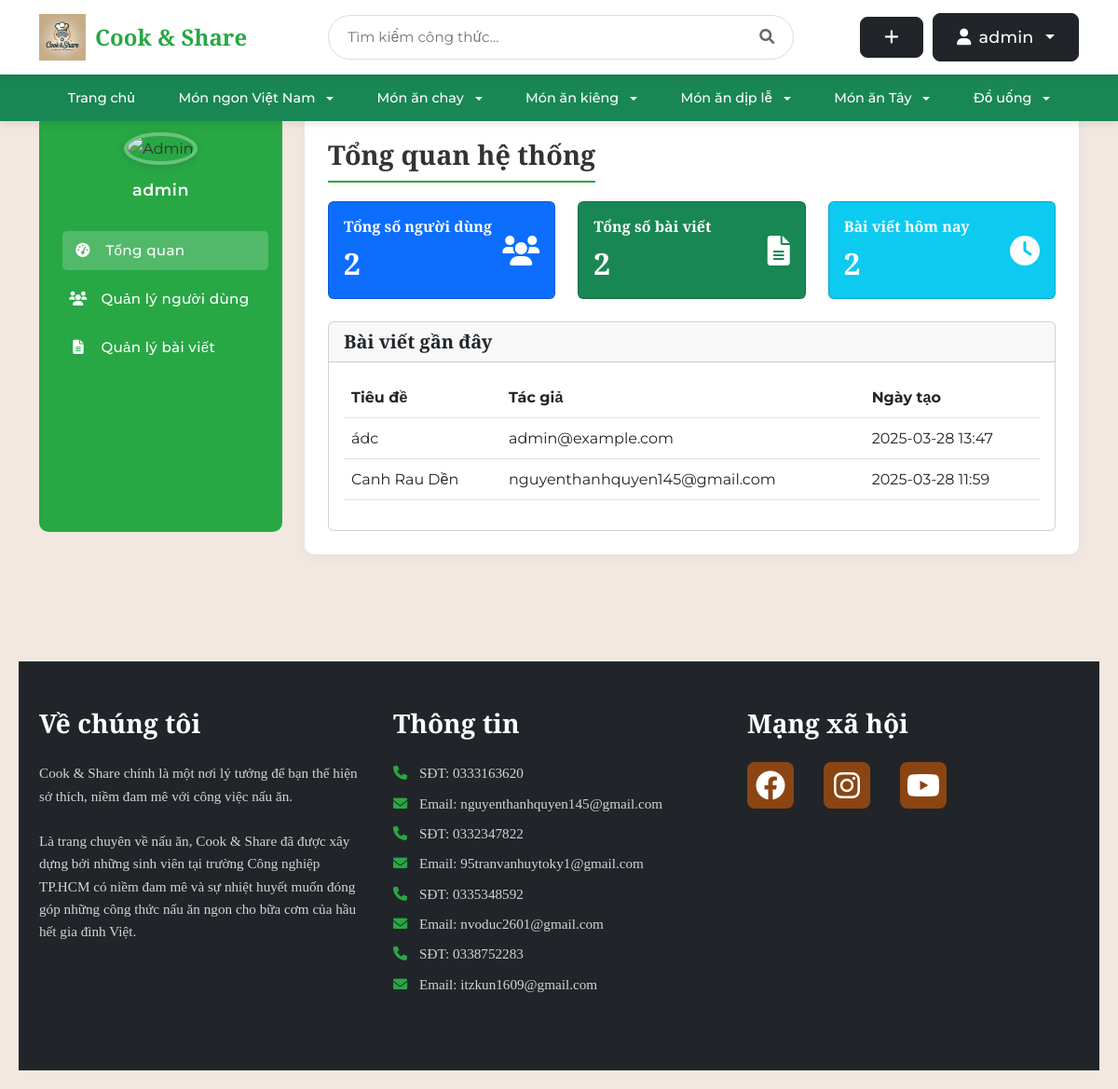
Page /admin/ (signed in) on the earlier database version.
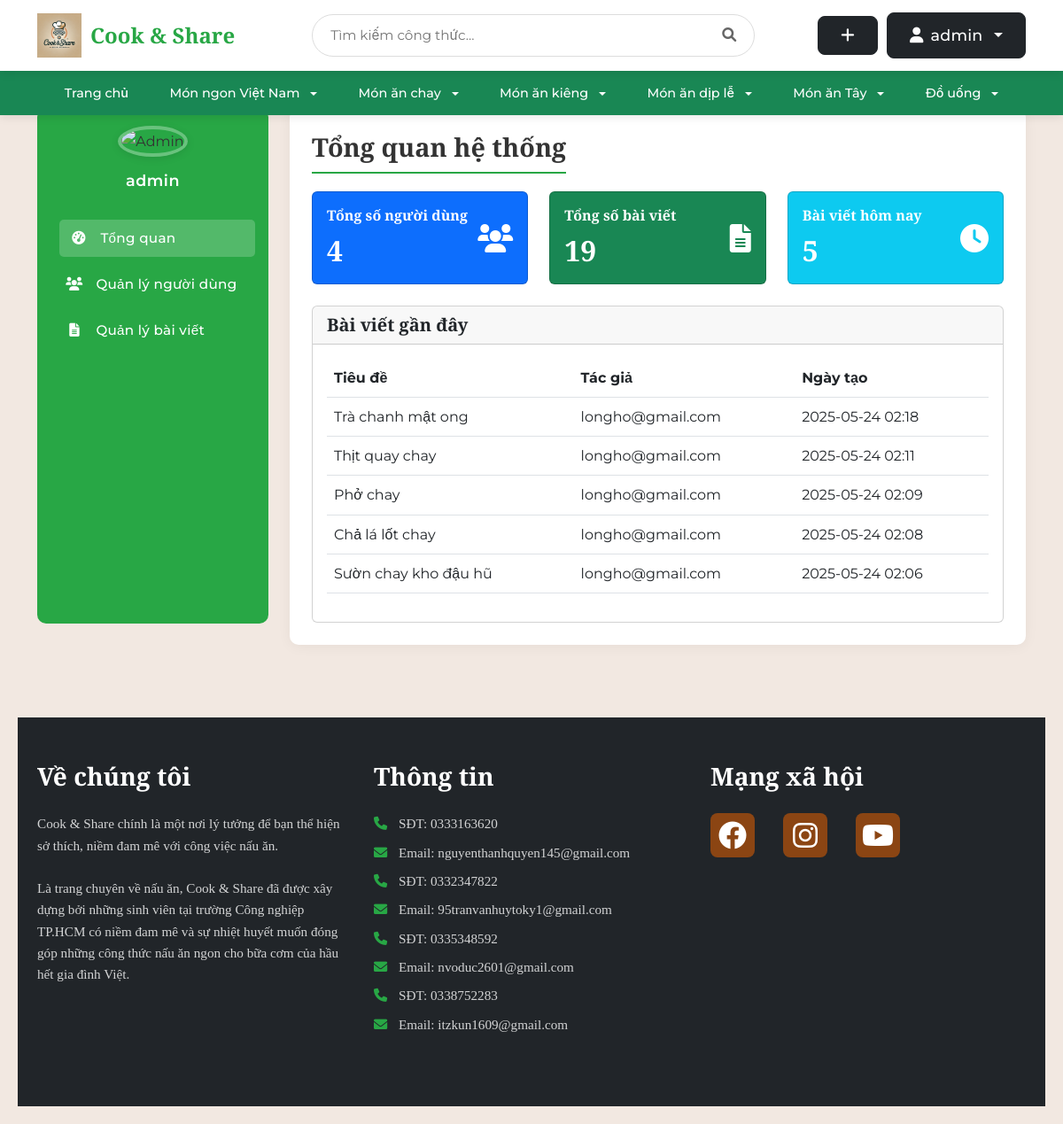
Same page on the later database version.
### tables this page shows
CREATE TABLE post (
    id INTEGER PRIMARY KEY AUTOINCREMENT,
    author_id INTEGER NOT NULL,
    created TIMESTAMP NOT NULL DEFAULT CURRENT_TIMESTAMP,
    title TEXT NOT NULL,
    description TEXT,
    ingredients TEXT NOT NULL,
    instructions TEXT NOT NULL,
    cooking_time INTEGER DEFAULT 0,
    servings INTEGER DEFAULT 1,
    FOREIGN KEY (author_id) REFERENCES user (id)
);

CREATE TABLE user (
    id INTEGER PRIMARY KEY AUTOINCREMENT,
    username TEXT UNIQUE NOT NULL,
    password TEXT NOT NULL,
    email TEXT UNIQUE NOT NULL,
    created TIMESTAMP NOT NULL DEFAULT CURRENT_TIMESTAMP,
    avatar_path TEXT,
    role TEXT NOT NULL DEFAULT 'user',
    is_blocked BOOLEAN NOT NULL DEFAULT 0,
    gender TEXT,
    birthdate DATE,
    phone TEXT
);

### share_recipe/admin.py (the view)
@bp.route('/')
@login_required
def dashboard():
    if g.user['role'] != 'admin':
        return redirect(url_for('index'))
    db = get_db()
    total_users = db.execute('SELECT COUNT(*) as count FROM user').fetchone()['count']
    total_posts = db.execute('SELECT COUNT(*) as count FROM post').fetchone()['count']
    recent_posts = db.execute('''
        SELECT p.*, u.email as author_email
        FROM post p
        JOIN user u ON p.author_id = u.id
        ORDER BY p.created DESC
        LIMIT 5
    ''').fetchall()
    return render_template('admin/dashboard.html',
                         total_users=total_users,
                         total_posts=total_posts,
                         recent_posts=recent_posts)

### share_recipe/auth.py (called while the page is built)
@bp.before_app_request
def load_logged_in_user():
    user_id = session.get('user_id')
    if user_id is None:
        g.user = None
    else:
        user = get_db().execute(
            'SELECT * FROM user WHERE id = ?', (user_id,)
        ).fetchone()
        if user:
            user_dict = dict(user)
            is_blocked = user_dict.get('is_blocked')
            if is_blocked:
                g.user = None
                session.clear()
                flash('Tài khoản đã bị khóa. Mời đăng nhập lại.')
                return redirect(url_for('auth.login'))
            else:
                g.user = user
        else:
            g.user = None

def login_required(view):
    @functools.wraps(view)
    def wrapped_view(**kwargs):
        if g.user is None:
            return redirect(url_for('auth.login'))
        return view(**kwargs)
    return wrapped_view

### share_recipe/db.py (called while the page is built)
def get_db():
    if 'db' not in g:
        g.db = sqlite3.connect(
            current_app.config['DATABASE'],
            detect_types=sqlite3.PARSE_DECLTYPES
        )
        g.db.row_factory = sqlite3.Row
    return g.db

### share_recipe/templates/admin/dashboard.html
{% extends 'admin/base_admin.html' %}
{% block admin_title %}Tổng quan hệ thống{% endblock %}
{% block admin_content %}
<div class="row">
    <div class="col-md-4 mb-4">
        <div class="card bg-primary text-white">
            <div class="card-body">
                <div class="d-flex justify-content-between align-items-center">
                    <div>
                        <h6 class="card-title mb-0">Tổng số người dùng</h6>
                        <h2 class="mt-2 mb-0">{{ total_users }}</h2>
                    </div>
                    <i class="fas fa-users fa-2x"></i>
                </div>
            </div>
        </div>
    </div>
    <div class="col-md-4 mb-4">
        <div class="card bg-success text-white">
            <div class="card-body">
                <div class="d-flex justify-content-between align-items-center">
                    <div>
                        <h6 class="card-title mb-0">Tổng số bài viết</h6>
                        <h2 class="mt-2 mb-0">{{ total_posts }}</h2>
                    </div>
                    <i class="fas fa-file-alt fa-2x"></i>
                </div>
            </div>
        </div>
    </div>
    <div class="col-md-4 mb-4">
        <div class="card bg-info text-white">
            <div class="card-body">
                <div class="d-flex justify-content-between align-items-center">
                    <div>
                        <h6 class="card-title mb-0">Bài viết hôm nay</h6>
                        <h2 class="mt-2 mb-0">{{ recent_posts|length }}</h2>
                    </div>
                    <i class="fas fa-clock fa-2x"></i>
                </div>
            </div>
        </div>
    </div>
</div>
<div class="row">
    <div class="col-12">
        <div class="card">
            <div class="card-header">
                <h5 class="card-title mb-0">Bài viết gần đây</h5>
            </div>
            <div class="card-body">
                <div class="table-responsive">
                    <table class="table table-hover">
                        <thead>
                            <tr>
                                <th>Tiêu đề</th>
                                <th>Tác giả</th>
                                <th>Ngày tạo</th>
                            </tr>
                        </thead>
                        <tbody>
                            {% for post in recent_posts %}
                            <tr>
                                <td>{{ post['title'] }}</td>
                                <td>{{ post['author_email'] }}</td>
                                <td>{{ post['created'].strftime('%Y-%m-%d %H:%M') }}</td>
                            </tr>
                            {% endfor %}
                        </tbody>
                    </table>
                </div>
            </div>
        </div>
    </div>
</div>
{% endblock %}

Differences in the rows shown:
removed post: title "ádc", author_email "admin@example.com", created "2025-03-28 13:47"
removed post: title "Canh Rau Dền", author_email "nguyenthanhquyen145@gmail.com", created "2025-03-28 11:59"
added post: title "Trà chanh mật ong", author_email "longho@gmail.com", created "2025-05-24 02:18"
added post: title "Thịt quay chay", author_email "longho@gmail.com", created "2025-05-24 02:11"
added post: title "Phở chay", author_email "longho@gmail.com", created "2025-05-24 02:09"
added post: title "Chả lá lốt chay", author_email "longho@gmail.com", created "2025-05-24 02:08"
added post: title "Sườn chay kho đậu hũ", author_email "longho@gmail.com", created "2025-05-24 02:06"
Other differences:
{{ total_users }}: "2" → "4"
{{ total_posts }}: "2" → "19"
{{ recent_posts|length }}: "2" → "5"
